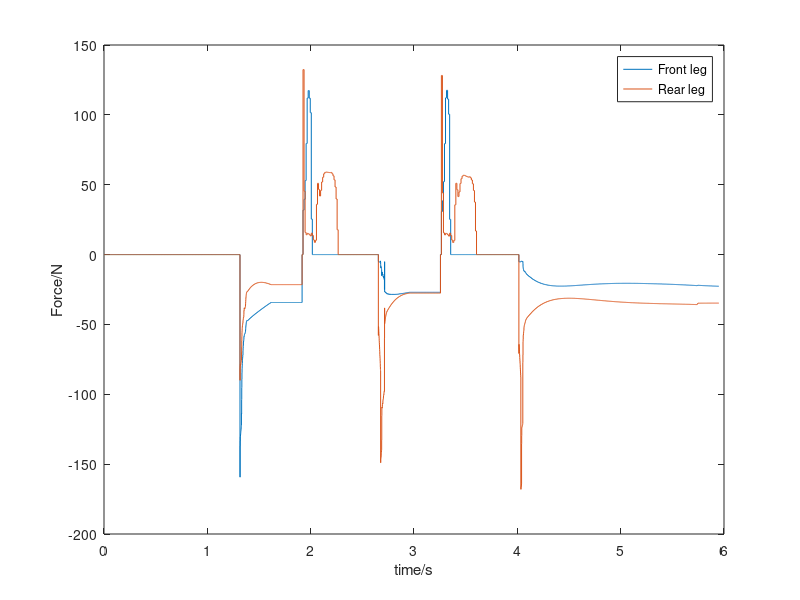
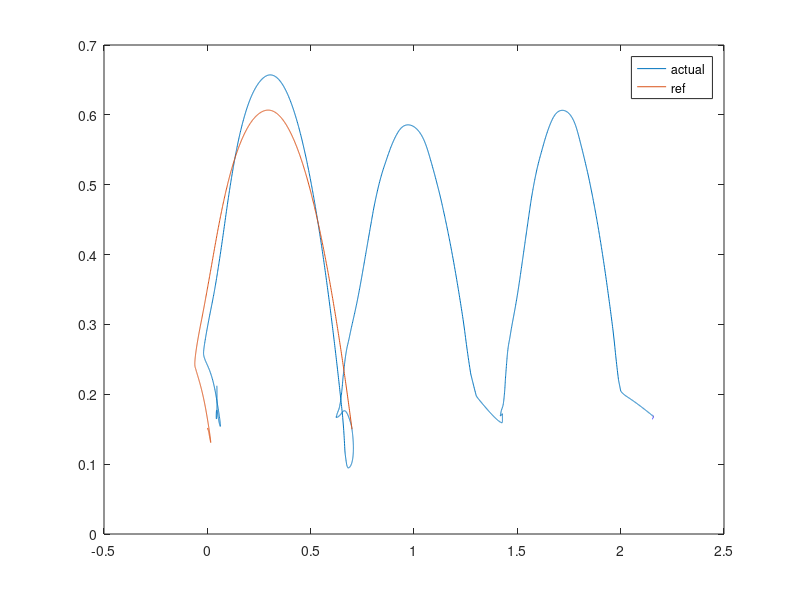

These figures' MATLAB source, in order:
clc;
clear;

load("pos.txt")
load("src/laikago_ros/optimization_data/jump2D/jumping_x70_z0_cs503050_060322_motor_constraints_interp.mat")
dt = 0.001;
time= 0:dt:dt*(length(pos(:,1))-1);                                                                                         
% % 
figure();
stairs(time,pos(:,10))
hold on;
stairs(time,pos(:,12))
xlabel("time/s")
ylabel("Force/N")
legend("Front leg","Rear leg",Location="best")
% % %
% % title("jumping MPC Force ")

%plot trajectory & ref
inih = 0.15;
figure()
plot(pos(:,4),pos(:,6));hold on
plot(Q(1,:),Q(2,:)+inih)
legend("actual","ref")


% figure()
% load("MPC_F.txt")
% stairs(time,MPC_F(:,3))
% xlabel("time/s")
% ylabel("Force/N")
% title("MPC out front z")
% 
% figure()
% stairs(time,MPC_F(:,6))
% xlabel("time/s")
% ylabel("Force/N")
% title("MPC out rear z")